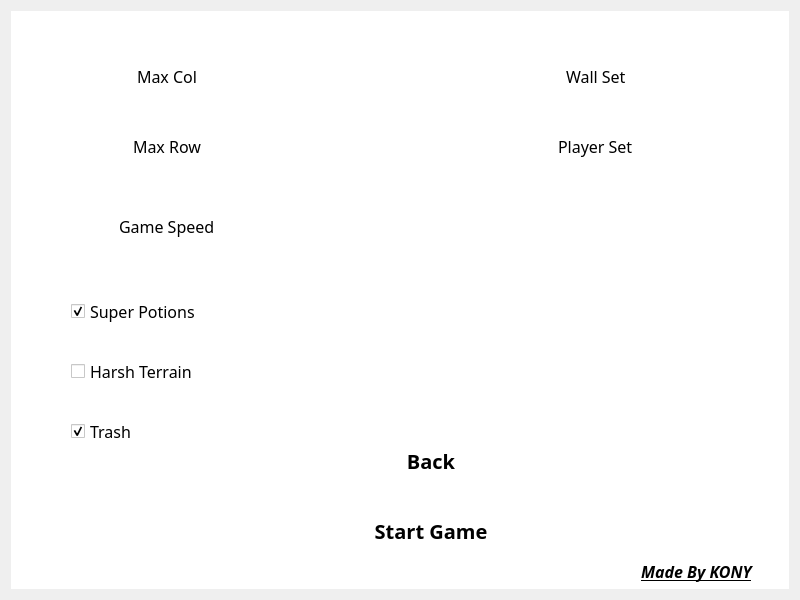
<?xml version="1.0" encoding="UTF-8"?>
<ui version="4.0">
 <class>GameSettingWindow</class>
 <widget class="QWidget" name="GameSettingWindow">
  <property name="geometry">
   <rect>
    <x>0</x>
    <y>0</y>
    <width>800</width>
    <height>600</height>
   </rect>
  </property>
  <property name="minimumSize">
   <size>
    <width>800</width>
    <height>600</height>
   </size>
  </property>
  <property name="maximumSize">
   <size>
    <width>1280</width>
    <height>800</height>
   </size>
  </property>
  <property name="windowTitle">
   <string>GameSettingWindow</string>
  </property>
  <layout class="QVBoxLayout" name="verticalLayout">
   <item>
    <widget class="QWidget" name="shadowWidget" native="true">
     <property name="minimumSize">
      <size>
       <width>0</width>
       <height>0</height>
      </size>
     </property>
     <property name="maximumSize">
      <size>
       <width>16777213</width>
       <height>16777215</height>
      </size>
     </property>
     <property name="styleSheet">
      <string notr="true">QWidget
{
	background-color: rgb(255, 255, 255);
}</string>
     </property>
     <widget class="QPushButton" name="StartGameBtn">
      <property name="geometry">
       <rect>
        <x>340</x>
        <y>500</y>
        <width>160</width>
        <height>40</height>
       </rect>
      </property>
      <property name="minimumSize">
       <size>
        <width>160</width>
        <height>40</height>
       </size>
      </property>
      <property name="maximumSize">
       <size>
        <width>160</width>
        <height>40</height>
       </size>
      </property>
      <property name="font">
       <font>
        <family>Adobe 黑体 Std R</family>
        <pointsize>15</pointsize>
        <weight>75</weight>
        <bold>true</bold>
       </font>
      </property>
      <property name="styleSheet">
       <string notr="true">QPushButton
{
	border:none;
	background-color: rgb(255, 255, 255);
}
QPushButton:hover
{
	border: 2px solid rgb(170, 255, 255);
}</string>
      </property>
      <property name="text">
       <string>Start Game</string>
      </property>
     </widget>
     <widget class="QPushButton" name="BackToMenuBtn">
      <property name="geometry">
       <rect>
        <x>340</x>
        <y>430</y>
        <width>160</width>
        <height>40</height>
       </rect>
      </property>
      <property name="minimumSize">
       <size>
        <width>160</width>
        <height>40</height>
       </size>
      </property>
      <property name="maximumSize">
       <size>
        <width>160</width>
        <height>40</height>
       </size>
      </property>
      <property name="font">
       <font>
        <family>Adobe 黑体 Std R</family>
        <pointsize>15</pointsize>
        <weight>75</weight>
        <bold>true</bold>
       </font>
      </property>
      <property name="styleSheet">
       <string notr="true">QPushButton
{
	border:none;
	background-color: rgb(255, 255, 255);
}
QPushButton:hover
{
	border: 2px solid rgb(170, 255, 255);
}</string>
      </property>
      <property name="text">
       <string>Back</string>
      </property>
     </widget>
     <widget class="QWidget" name="horizontalWidget" native="true">
      <property name="geometry">
       <rect>
        <x>30</x>
        <y>40</y>
        <width>350</width>
        <height>50</height>
       </rect>
      </property>
      <property name="minimumSize">
       <size>
        <width>350</width>
        <height>50</height>
       </size>
      </property>
      <property name="maximumSize">
       <size>
        <width>350</width>
        <height>50</height>
       </size>
      </property>
      <layout class="QHBoxLayout" name="horizontalLayout">
       <property name="spacing">
        <number>5</number>
       </property>
       <property name="leftMargin">
        <number>10</number>
       </property>
       <property name="topMargin">
        <number>0</number>
       </property>
       <property name="rightMargin">
        <number>10</number>
       </property>
       <property name="bottomMargin">
        <number>0</number>
       </property>
       <item alignment="Qt::AlignHCenter">
        <widget class="QLabel" name="labelMaxCol">
         <property name="font">
          <font>
           <family>Adobe 宋体 Std L</family>
           <pointsize>12</pointsize>
          </font>
         </property>
         <property name="text">
          <string>Max Col</string>
         </property>
        </widget>
       </item>
       <item>
        <widget class="QPushButton" name="btnColUp">
         <property name="minimumSize">
          <size>
           <width>44</width>
           <height>44</height>
          </size>
         </property>
         <property name="maximumSize">
          <size>
           <width>44</width>
           <height>44</height>
          </size>
         </property>
         <property name="styleSheet">
          <string notr="true">QPushButton
{
	border: none;
	background-color: rgb(255, 255, 255);
}

QPushButton:hover
{
	border: 4px solid rgb(170, 255, 255);
}</string>
         </property>
         <property name="text">
          <string/>
         </property>
         <property name="icon">
          <iconset resource="../../snakeresource.qrc">
           <normaloff>:/Image/button/up</normaloff>:/Image/button/up</iconset>
         </property>
         <property name="iconSize">
          <size>
           <width>40</width>
           <height>40</height>
          </size>
         </property>
        </widget>
       </item>
       <item>
        <widget class="QPushButton" name="btnColDown">
         <property name="minimumSize">
          <size>
           <width>44</width>
           <height>44</height>
          </size>
         </property>
         <property name="maximumSize">
          <size>
           <width>44</width>
           <height>44</height>
          </size>
         </property>
         <property name="styleSheet">
          <string notr="true">QPushButton
{
	border: none;
	background-color: rgb(255, 255, 255);
}

QPushButton:hover
{
	border: 4px solid rgb(170, 255, 255);
}</string>
         </property>
         <property name="text">
          <string/>
         </property>
         <property name="icon">
          <iconset resource="../../snakeresource.qrc">
           <normaloff>:/Image/button/down</normaloff>:/Image/button/down</iconset>
         </property>
         <property name="iconSize">
          <size>
           <width>40</width>
           <height>40</height>
          </size>
         </property>
        </widget>
       </item>
      </layout>
     </widget>
     <widget class="QCheckBox" name="checkBoxSP">
      <property name="geometry">
       <rect>
        <x>60</x>
        <y>280</y>
        <width>170</width>
        <height>40</height>
       </rect>
      </property>
      <property name="minimumSize">
       <size>
        <width>170</width>
        <height>40</height>
       </size>
      </property>
      <property name="maximumSize">
       <size>
        <width>170</width>
        <height>40</height>
       </size>
      </property>
      <property name="font">
       <font>
        <family>Adobe 宋体 Std L</family>
        <pointsize>12</pointsize>
       </font>
      </property>
      <property name="statusTip">
       <string>status test</string>
      </property>
      <property name="whatsThis">
       <string>this is super potion</string>
      </property>
      <property name="text">
       <string>Super Potions</string>
      </property>
      <property name="icon">
       <iconset resource="../../snakeresource.qrc">
        <normaloff>:/Image/food/purplePotion</normaloff>:/Image/food/purplePotion</iconset>
      </property>
      <property name="checked">
       <bool>true</bool>
      </property>
      <property name="tristate">
       <bool>false</bool>
      </property>
     </widget>
     <widget class="QWidget" name="horizontalWidget_2" native="true">
      <property name="geometry">
       <rect>
        <x>30</x>
        <y>110</y>
        <width>350</width>
        <height>50</height>
       </rect>
      </property>
      <property name="minimumSize">
       <size>
        <width>350</width>
        <height>50</height>
       </size>
      </property>
      <property name="maximumSize">
       <size>
        <width>350</width>
        <height>50</height>
       </size>
      </property>
      <layout class="QHBoxLayout" name="horizontalLayout_2">
       <property name="spacing">
        <number>5</number>
       </property>
       <property name="leftMargin">
        <number>10</number>
       </property>
       <property name="topMargin">
        <number>0</number>
       </property>
       <property name="rightMargin">
        <number>10</number>
       </property>
       <property name="bottomMargin">
        <number>0</number>
       </property>
       <item alignment="Qt::AlignHCenter">
        <widget class="QLabel" name="labelMaxRow">
         <property name="font">
          <font>
           <family>Adobe 宋体 Std L</family>
           <pointsize>12</pointsize>
          </font>
         </property>
         <property name="text">
          <string>Max Row</string>
         </property>
        </widget>
       </item>
       <item>
        <widget class="QPushButton" name="btnRowUp">
         <property name="minimumSize">
          <size>
           <width>44</width>
           <height>44</height>
          </size>
         </property>
         <property name="maximumSize">
          <size>
           <width>44</width>
           <height>44</height>
          </size>
         </property>
         <property name="styleSheet">
          <string notr="true">QPushButton
{
	border: none;
	background-color: rgb(255, 255, 255);
}

QPushButton:hover
{
	border: 4px solid rgb(170, 255, 255);
}</string>
         </property>
         <property name="text">
          <string/>
         </property>
         <property name="icon">
          <iconset resource="../../snakeresource.qrc">
           <normaloff>:/Image/button/up</normaloff>:/Image/button/up</iconset>
         </property>
         <property name="iconSize">
          <size>
           <width>40</width>
           <height>40</height>
          </size>
         </property>
        </widget>
       </item>
       <item>
        <widget class="QPushButton" name="btnRowDown">
         <property name="minimumSize">
          <size>
           <width>44</width>
           <height>44</height>
          </size>
         </property>
         <property name="maximumSize">
          <size>
           <width>44</width>
           <height>44</height>
          </size>
         </property>
         <property name="styleSheet">
          <string notr="true">QPushButton
{
	border: none;
	background-color: rgb(255, 255, 255);
}

QPushButton:hover
{
	border: 4px solid rgb(170, 255, 255);
}</string>
         </property>
         <property name="text">
          <string/>
         </property>
         <property name="icon">
          <iconset resource="../../snakeresource.qrc">
           <normaloff>:/Image/button/down</normaloff>:/Image/button/down</iconset>
         </property>
         <property name="iconSize">
          <size>
           <width>40</width>
           <height>40</height>
          </size>
         </property>
        </widget>
       </item>
      </layout>
     </widget>
     <widget class="QWidget" name="horizontalWidget_3" native="true">
      <property name="geometry">
       <rect>
        <x>410</x>
        <y>40</y>
        <width>350</width>
        <height>50</height>
       </rect>
      </property>
      <property name="minimumSize">
       <size>
        <width>350</width>
        <height>50</height>
       </size>
      </property>
      <property name="maximumSize">
       <size>
        <width>350</width>
        <height>50</height>
       </size>
      </property>
      <layout class="QHBoxLayout" name="horizontalLayout_3">
       <property name="spacing">
        <number>5</number>
       </property>
       <property name="leftMargin">
        <number>30</number>
       </property>
       <property name="topMargin">
        <number>0</number>
       </property>
       <property name="rightMargin">
        <number>30</number>
       </property>
       <property name="bottomMargin">
        <number>0</number>
       </property>
       <item>
        <widget class="QPushButton" name="btnWallSetLeft">
         <property name="minimumSize">
          <size>
           <width>44</width>
           <height>44</height>
          </size>
         </property>
         <property name="maximumSize">
          <size>
           <width>44</width>
           <height>44</height>
          </size>
         </property>
         <property name="styleSheet">
          <string notr="true">QPushButton
{
	border: none;
	background-color: rgb(255, 255, 255);
}

QPushButton:hover
{
	border: 4px solid rgb(170, 255, 255);
}</string>
         </property>
         <property name="text">
          <string/>
         </property>
         <property name="icon">
          <iconset resource="../../snakeresource.qrc">
           <normaloff>:/Image/button/left</normaloff>:/Image/button/left</iconset>
         </property>
         <property name="iconSize">
          <size>
           <width>40</width>
           <height>40</height>
          </size>
         </property>
        </widget>
       </item>
       <item alignment="Qt::AlignHCenter">
        <widget class="QLabel" name="labelWallSet">
         <property name="font">
          <font>
           <family>Adobe 宋体 Std L</family>
           <pointsize>12</pointsize>
          </font>
         </property>
         <property name="text">
          <string>Wall Set</string>
         </property>
        </widget>
       </item>
       <item>
        <widget class="QPushButton" name="btnWallSetRight">
         <property name="minimumSize">
          <size>
           <width>44</width>
           <height>44</height>
          </size>
         </property>
         <property name="maximumSize">
          <size>
           <width>44</width>
           <height>44</height>
          </size>
         </property>
         <property name="styleSheet">
          <string notr="true">QPushButton
{
	border: none;
	background-color: rgb(255, 255, 255);
}

QPushButton:hover
{
	border: 4px solid rgb(170, 255, 255);
}</string>
         </property>
         <property name="text">
          <string/>
         </property>
         <property name="icon">
          <iconset resource="../../snakeresource.qrc">
           <normaloff>:/Image/button/right</normaloff>:/Image/button/right</iconset>
         </property>
         <property name="iconSize">
          <size>
           <width>40</width>
           <height>40</height>
          </size>
         </property>
        </widget>
       </item>
      </layout>
     </widget>
     <widget class="QWidget" name="horizontalWidget_4" native="true">
      <property name="geometry">
       <rect>
        <x>410</x>
        <y>110</y>
        <width>350</width>
        <height>50</height>
       </rect>
      </property>
      <property name="minimumSize">
       <size>
        <width>350</width>
        <height>50</height>
       </size>
      </property>
      <property name="maximumSize">
       <size>
        <width>350</width>
        <height>50</height>
       </size>
      </property>
      <layout class="QHBoxLayout" name="horizontalLayout_4">
       <property name="spacing">
        <number>5</number>
       </property>
       <property name="leftMargin">
        <number>30</number>
       </property>
       <property name="topMargin">
        <number>0</number>
       </property>
       <property name="rightMargin">
        <number>30</number>
       </property>
       <property name="bottomMargin">
        <number>0</number>
       </property>
       <item>
        <widget class="QPushButton" name="btnPlayerSetLeft">
         <property name="minimumSize">
          <size>
           <width>44</width>
           <height>44</height>
          </size>
         </property>
         <property name="maximumSize">
          <size>
           <width>44</width>
           <height>44</height>
          </size>
         </property>
         <property name="styleSheet">
          <string notr="true">QPushButton
{
	border: none;
	background-color: rgb(255, 255, 255);
}

QPushButton:hover
{
	border: 4px solid rgb(170, 255, 255);
}</string>
         </property>
         <property name="text">
          <string/>
         </property>
         <property name="icon">
          <iconset resource="../../snakeresource.qrc">
           <normaloff>:/Image/button/left</normaloff>:/Image/button/left</iconset>
         </property>
         <property name="iconSize">
          <size>
           <width>40</width>
           <height>40</height>
          </size>
         </property>
        </widget>
       </item>
       <item alignment="Qt::AlignHCenter">
        <widget class="QLabel" name="labelPlayerSet">
         <property name="font">
          <font>
           <family>Adobe 宋体 Std L</family>
           <pointsize>12</pointsize>
          </font>
         </property>
         <property name="text">
          <string>Player Set</string>
         </property>
        </widget>
       </item>
       <item>
        <widget class="QPushButton" name="btnPlayerSetRight">
         <property name="minimumSize">
          <size>
           <width>44</width>
           <height>44</height>
          </size>
         </property>
         <property name="maximumSize">
          <size>
           <width>44</width>
           <height>44</height>
          </size>
         </property>
         <property name="styleSheet">
          <string notr="true">QPushButton
{
	border: none;
	background-color: rgb(255, 255, 255);
}

QPushButton:hover
{
	border: 4px solid rgb(170, 255, 255);
}</string>
         </property>
         <property name="text">
          <string/>
         </property>
         <property name="icon">
          <iconset resource="../../snakeresource.qrc">
           <normaloff>:/Image/button/right</normaloff>:/Image/button/right</iconset>
         </property>
         <property name="iconSize">
          <size>
           <width>40</width>
           <height>40</height>
          </size>
         </property>
        </widget>
       </item>
      </layout>
     </widget>
     <widget class="QCheckBox" name="checkBoxHT">
      <property name="geometry">
       <rect>
        <x>60</x>
        <y>340</y>
        <width>170</width>
        <height>40</height>
       </rect>
      </property>
      <property name="minimumSize">
       <size>
        <width>170</width>
        <height>40</height>
       </size>
      </property>
      <property name="maximumSize">
       <size>
        <width>170</width>
        <height>40</height>
       </size>
      </property>
      <property name="font">
       <font>
        <family>Adobe 宋体 Std L</family>
        <pointsize>12</pointsize>
       </font>
      </property>
      <property name="text">
       <string>Harsh Terrain</string>
      </property>
      <property name="icon">
       <iconset resource="../../snakeresource.qrc">
        <normaloff>:/Image/wall</normaloff>:/Image/wall</iconset>
      </property>
      <property name="tristate">
       <bool>false</bool>
      </property>
     </widget>
     <widget class="QWidget" name="horizontalWidget_5" native="true">
      <property name="geometry">
       <rect>
        <x>30</x>
        <y>190</y>
        <width>350</width>
        <height>50</height>
       </rect>
      </property>
      <property name="minimumSize">
       <size>
        <width>350</width>
        <height>50</height>
       </size>
      </property>
      <property name="maximumSize">
       <size>
        <width>350</width>
        <height>50</height>
       </size>
      </property>
      <layout class="QHBoxLayout" name="horizontalLayout_5">
       <property name="spacing">
        <number>5</number>
       </property>
       <property name="leftMargin">
        <number>10</number>
       </property>
       <property name="topMargin">
        <number>0</number>
       </property>
       <property name="rightMargin">
        <number>10</number>
       </property>
       <property name="bottomMargin">
        <number>0</number>
       </property>
       <item alignment="Qt::AlignHCenter">
        <widget class="QLabel" name="labelGameSpeed">
         <property name="font">
          <font>
           <family>Adobe 宋体 Std L</family>
           <pointsize>12</pointsize>
          </font>
         </property>
         <property name="text">
          <string>Game Speed</string>
         </property>
        </widget>
       </item>
       <item>
        <widget class="QPushButton" name="btnSpeedUp">
         <property name="minimumSize">
          <size>
           <width>44</width>
           <height>44</height>
          </size>
         </property>
         <property name="maximumSize">
          <size>
           <width>44</width>
           <height>44</height>
          </size>
         </property>
         <property name="styleSheet">
          <string notr="true">QPushButton
{
	border: none;
	background-color: rgb(255, 255, 255);
}

QPushButton:hover
{
	border: 4px solid rgb(170, 255, 255);
}</string>
         </property>
         <property name="text">
          <string/>
         </property>
         <property name="icon">
          <iconset resource="../../snakeresource.qrc">
           <normaloff>:/Image/button/up</normaloff>:/Image/button/up</iconset>
         </property>
         <property name="iconSize">
          <size>
           <width>40</width>
           <height>40</height>
          </size>
         </property>
        </widget>
       </item>
       <item>
        <widget class="QPushButton" name="btnSpeedDown">
         <property name="minimumSize">
          <size>
           <width>44</width>
           <height>44</height>
          </size>
         </property>
         <property name="maximumSize">
          <size>
           <width>44</width>
           <height>44</height>
          </size>
         </property>
         <property name="styleSheet">
          <string notr="true">QPushButton
{
	border: none;
	background-color: rgb(255, 255, 255);
}

QPushButton:hover
{
	border: 4px solid rgb(170, 255, 255);
}</string>
         </property>
         <property name="text">
          <string/>
         </property>
         <property name="icon">
          <iconset resource="../../snakeresource.qrc">
           <normaloff>:/Image/button/down</normaloff>:/Image/button/down</iconset>
         </property>
         <property name="iconSize">
          <size>
           <width>40</width>
           <height>40</height>
          </size>
         </property>
        </widget>
       </item>
      </layout>
     </widget>
     <widget class="QCheckBox" name="checkBoxTS">
      <property name="geometry">
       <rect>
        <x>60</x>
        <y>400</y>
        <width>170</width>
        <height>40</height>
       </rect>
      </property>
      <property name="minimumSize">
       <size>
        <width>170</width>
        <height>40</height>
       </size>
      </property>
      <property name="maximumSize">
       <size>
        <width>170</width>
        <height>40</height>
       </size>
      </property>
      <property name="font">
       <font>
        <family>Adobe 宋体 Std L</family>
        <pointsize>12</pointsize>
       </font>
      </property>
      <property name="text">
       <string>Trash</string>
      </property>
      <property name="icon">
       <iconset resource="../../snakeresource.qrc">
        <normaloff>:/Image/food/poo</normaloff>:/Image/food/poo</iconset>
      </property>
      <property name="checked">
       <bool>true</bool>
      </property>
      <property name="tristate">
       <bool>false</bool>
      </property>
     </widget>
     <widget class="QLabel" name="labelGameSpeed_2">
      <property name="geometry">
       <rect>
        <x>630</x>
        <y>550</y>
        <width>151</width>
        <height>21</height>
       </rect>
      </property>
      <property name="font">
       <font>
        <family>Adobe 黑体 Std R</family>
        <pointsize>12</pointsize>
        <weight>75</weight>
        <italic>true</italic>
        <bold>true</bold>
        <underline>true</underline>
       </font>
      </property>
      <property name="styleSheet">
       <string notr="true">QLabel:hover{
color: rgb(72, 72, 218);
}</string>
      </property>
      <property name="text">
       <string>Made By KONY</string>
      </property>
     </widget>
    </widget>
   </item>
  </layout>
 </widget>
 <layoutdefault spacing="6" margin="11"/>
 <resources>
  <include location="../../snakeresource.qrc"/>
 </resources>
 <connections/>
</ui>
